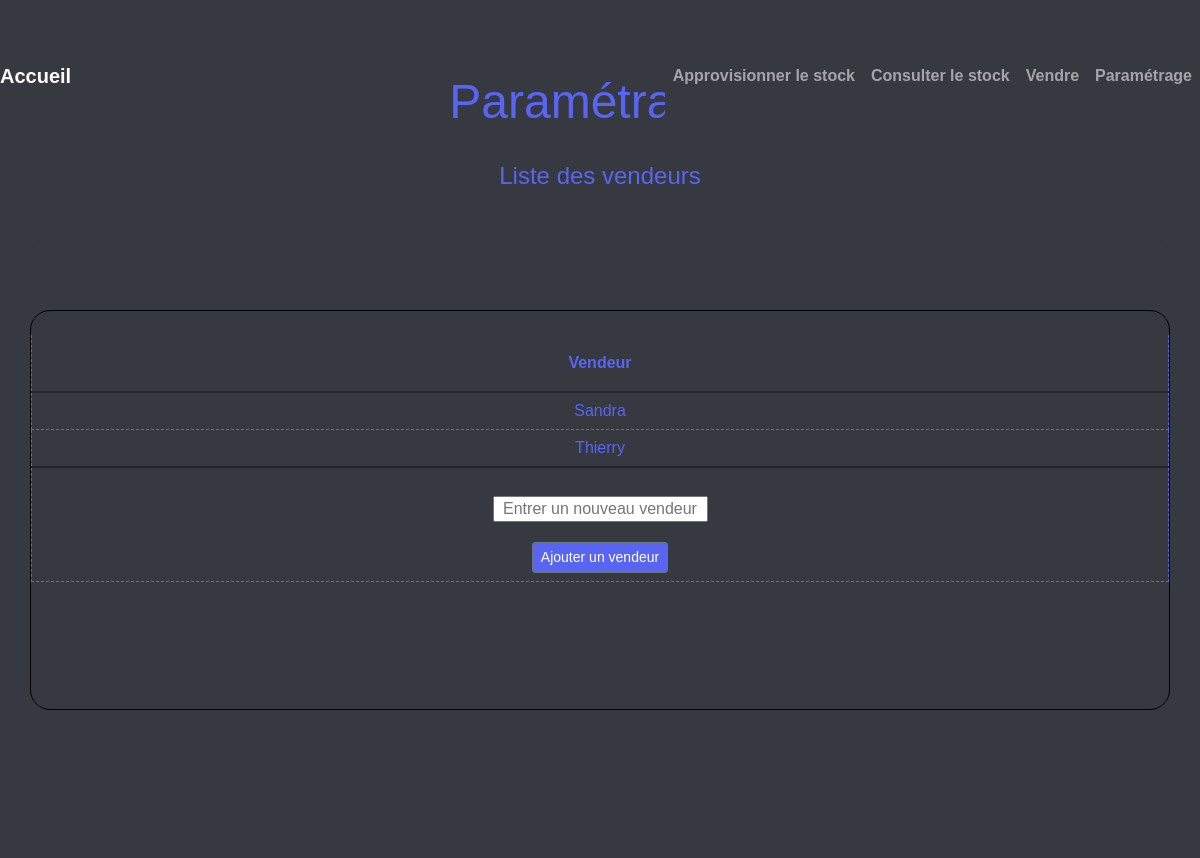
The app's page /paramétrage/liste_vendeurs, older data.
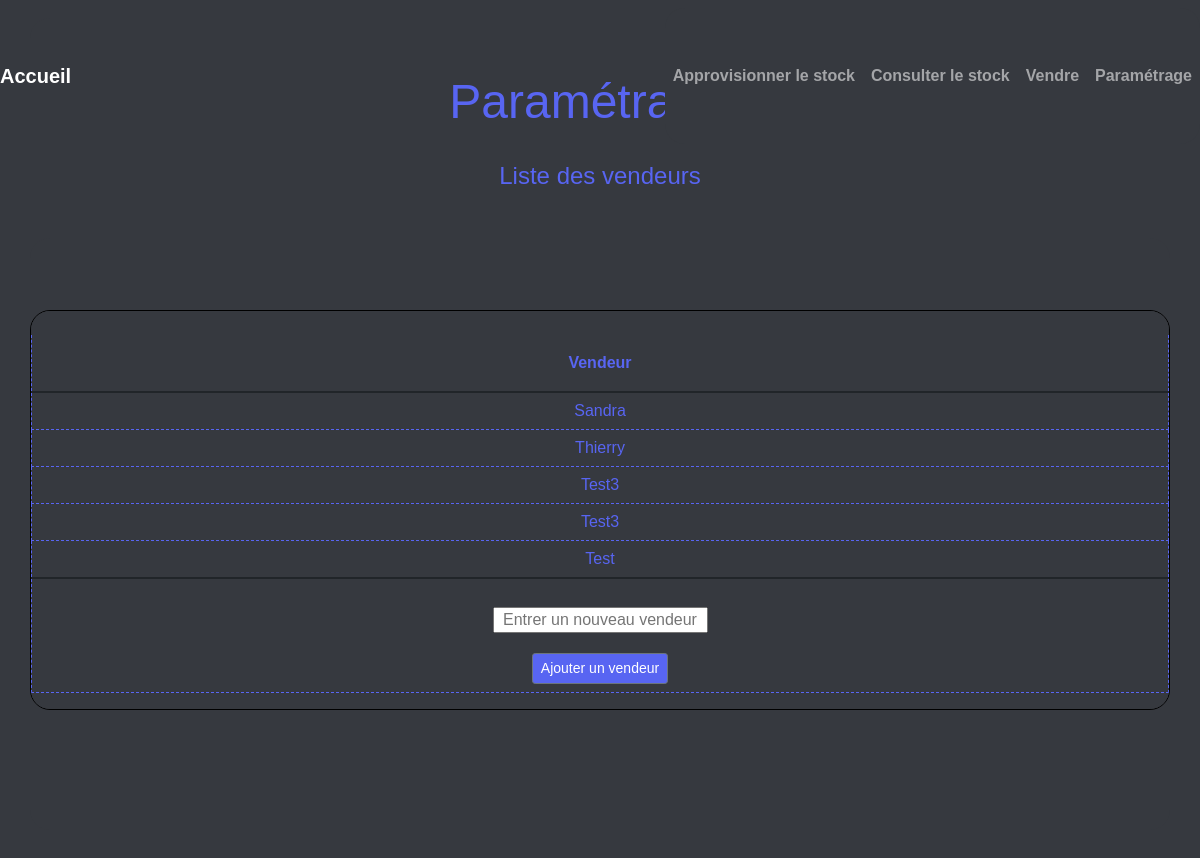
The same page, newer data.
### tables this page shows
CREATE TABLE VENDEURS 
                (IDX integer, 
                NOM_VENDEUR text);

### app.py (the view)
@app.route('/paramétrage/liste_vendeurs', methods=["GET","POST"])
def param_vendeurs():
    con = sqlite3.connect('Cave_A_Bieres.db')
    cur = con.cursor()
    get_liste_vendeurs = cur.execute('''SELECT NOM_VENDEUR FROM VENDEURS''').fetchall()
    liste_vendeurs = [vendeur for t in get_liste_vendeurs for vendeur in t]
    if request.method == "POST":
        new_vendeur = request.form['vendeur']
        ajout_vendeur(new_vendeur)
    return render_template('param_vendeurs.html', liste_vendeurs = liste_vendeurs)

### templates/param_vendeurs.html (shortened to what this page needs)
<!DOCTYPE html>
<html lang="en">
    {% extends 'base.html' %}
    {% block content %}
        <h1>{% block title %} Paramétrages {% endblock %}</h1>
        <h2>{% block title2 %} Liste des vendeurs {% endblock %}</h2>
<div id = "vendeurs">
    <form method="POST">
        <div id = "vendeursTable" class = "table-wrapper" style="width:auto; text-align:center">
            <table  class = "table table-fixed-header">
                <thead>
                    <tr>
                        <th>Vendeur</th>
                    </tr>
                </thead>
                {% for vendeur in liste_vendeurs %}
                    <tr>
                        <td><span id = "id_{{vendeur}}">{{ vendeur|safe }}</span></td>
                    </tr>
                {% endfor %}
                <tfoot>
                    <tr>
                        <td>
                            <input type="text" name="vendeur" id = "new_vendeur"
                                placeholder="Entrer un nouveau vendeur"
                                value="{{ request.form['vendeur'] }}"></input>
                            <button type="submit" class="btn btn-secondary btn-sm" onclick="Add_new_vendeur()">Ajouter un vendeur</button>
                        </td>
                    </tr>
                </tfoot>
            </table>
        </div>
    </form>
</div>
    {% endblock %}

### templates/base.html (shortened to what this page needs)
<!doctype html>
<html lang="en">
    <link href="https://cdn.jsdelivr.net/npm/bootstrap@5.1.3/dist/css/bootstrap.min.css" rel="stylesheet">
  <head>
    <link rel="stylesheet"  href="{{ url_for('static', filename='main.css') }}">
  </head>
  <body>
    <nav class="navbar navbar-expand-md navbar-dark ">
        <a class="navbar-brand" href="{{ url_for('index')}}">Accueil</a>
        <div  id="navbarNav">
            <ul class="navbar-nav">
            <li class="nav-item">
                <a class="nav-link" href="{{url_for('create')}}">Approvisionner le stock</a>
            </li>
            <li class="nav-item">
                <a class="nav-link" href="{{url_for('stock')}}">Consulter le stock</a>
            </li>
            <li class="nav-item">
                <a class="nav-link" href="{{url_for('facturation')}}">Vendre</a>
            </li>
            <li class="nav-item">
                <a class="nav-link" href="{{url_for('param')}}">Paramétrage</a>
            </li>
            </ul>
        </div>
    </nav>
    <div class="container">
        {% block content %} {% endblock %}
    </div>
  </body>
</html>

### static/main.css (style rules this page uses)
html { font-size: 1rem; box-sizing: border-box; position: fixed; height: auto; width:100%; }
.btn { background:#5865F2; }
.navbar { position: fixed; top:0; left:0; width:100%; display: flex; flex-wrap: wrap; align-items: center; justify-content: space-between; }
.container { display: block; grid-template-columns: 1fr; align-content: flex-start; gap: 5%; padding: 0%; }
.table-wrapper { width: auto; height: 400px; overflow: auto; text-align: center; border: 1px solid black; }
table { width : 100%; text-align : center; border-collapse : collapse; }
table tr th, table tr td { border: 1px dashed #5865F2; }
table thead th { color:#5865F2; position : sticky; top : 0; text-align : center; background-color: #36393F; line-height: 40px; width:auto; }
td { color:#5865F2; width: auto; height: auto; top:0; line-height: 20px; empty-cells:show; }
*, *:before { box-sizing: inherit; white-space: pre-line; }
table tbody:nth-of-type(1) tr:nth-of-type(1) td { border-top: none !important; }
table thead th { border-top: none !important; border-bottom: none !important; }
table thead th { background-clip: padding-box; }
input { text-align:center; vertical-align: center; }
body { margin: 0; height: auto; max-height:70%; font-family: 'Arial'; color: #5865F2; background: #36393F; display: flex; justify-content: center; align-items: center; }
h1 { font-family: 'Arial Black', sans-serif; font-size: 3rem; line-height: 0.5; text-align: center; }
h2 { font-family: 'Arial Black', sans-serif; font-size: 1.5rem; line-height: 0.5; text-align: center; }
div { background: #36393F; color: #5865F2; border-radius: 20px; padding-top:0; padding-bottom:0; padding-left:0; padding-right:0; margin: 0 0rem; height: auto; width: auto; }
a { color: #5865F2; font-weight: bold; text-decoration: none; }

Row changes from the older to the newer data that the page shows:
added VENDEURS: NOM_VENDEUR "Test3"
added VENDEURS: NOM_VENDEUR "Test3"
added VENDEURS: NOM_VENDEUR "Test"
